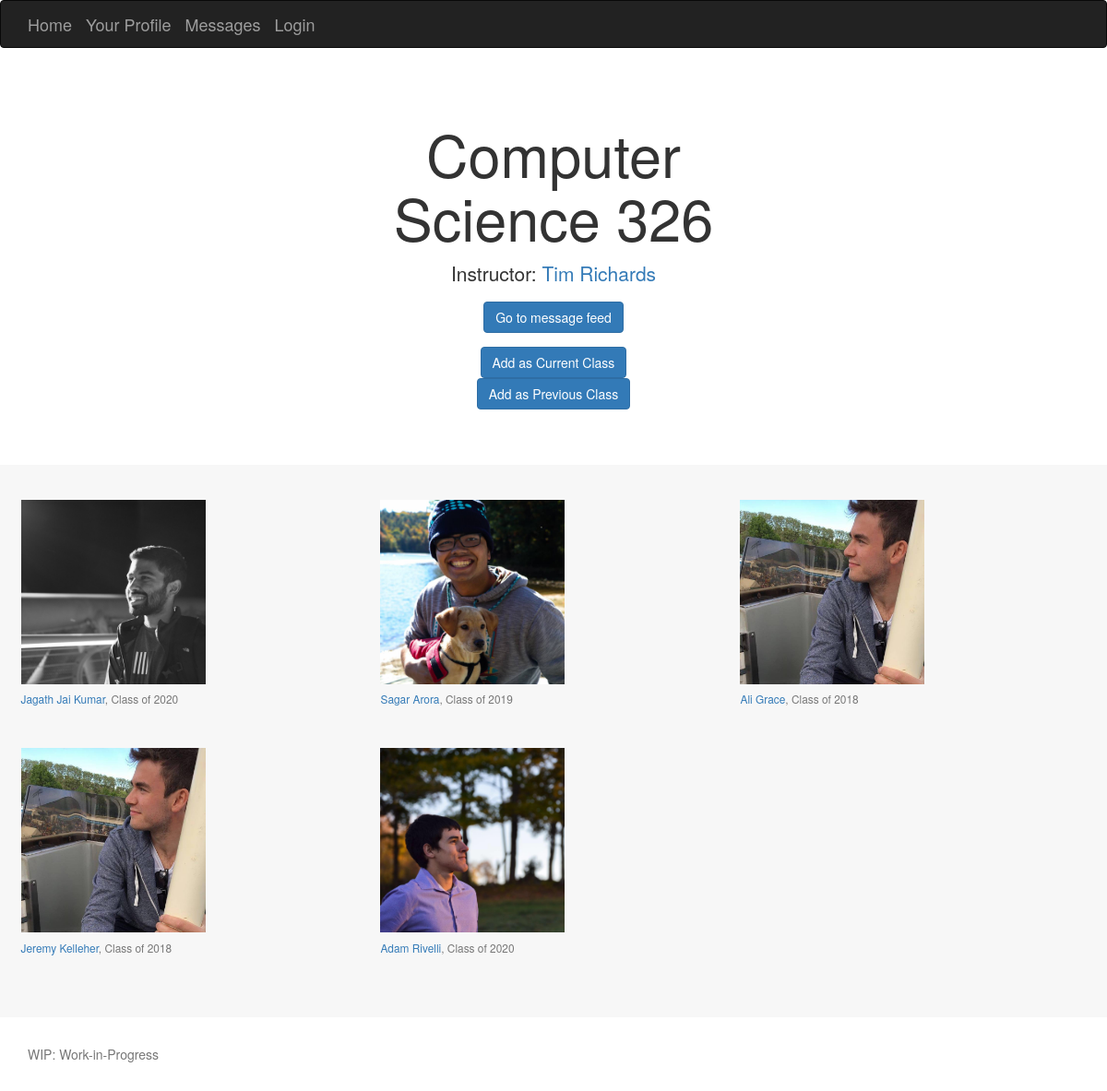
/Tibl/classpage/1, run on an earlier commit of the app's database.
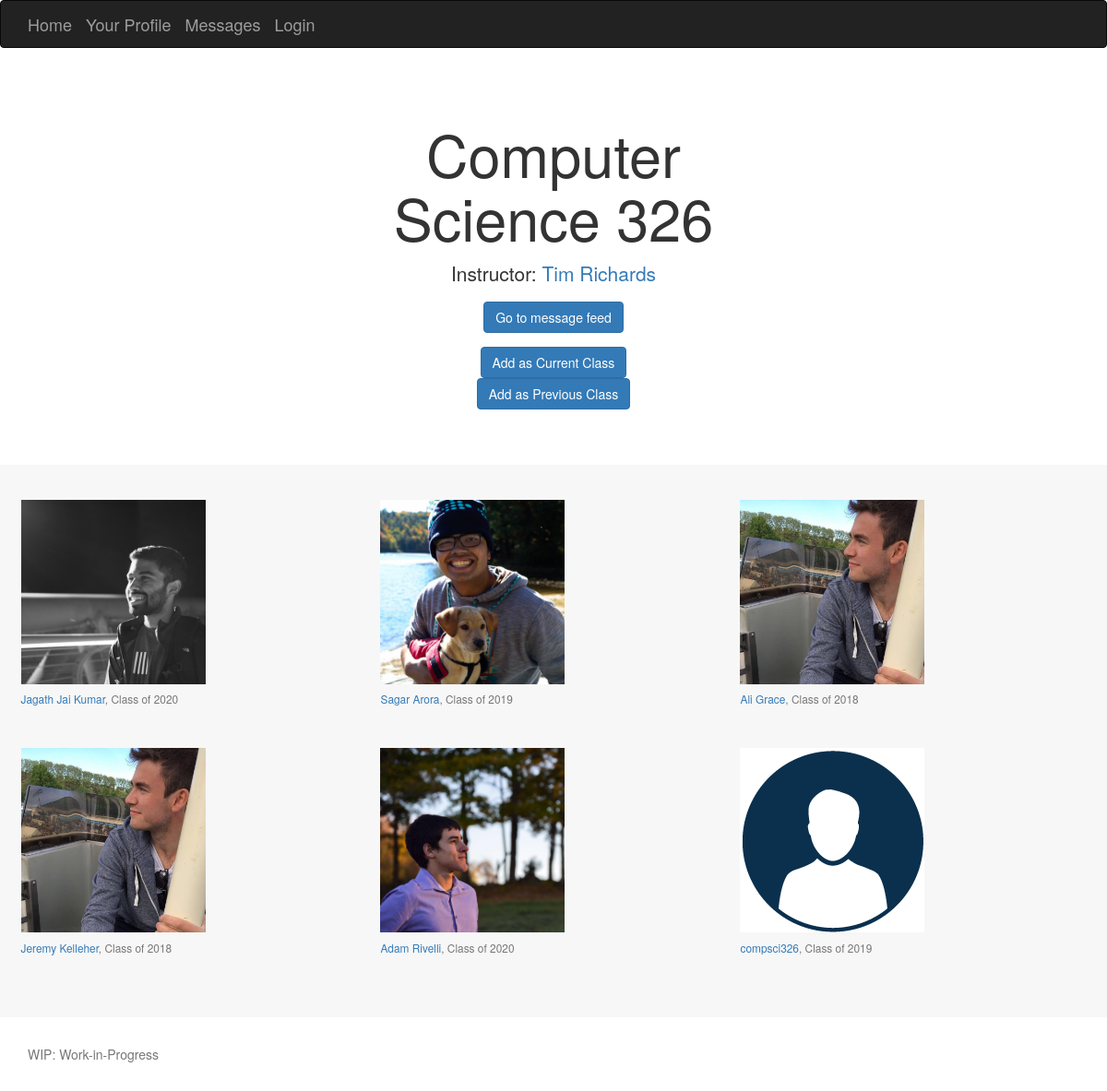
And on a later commit of the database.
### Tibl/models.py (models this page shows, shortened)
class Department(models.Model):
	name = models.CharField(max_length=60)
	abbreviation = models.CharField(max_length=10)
	def __str__(self):
		return self.name

class Course(models.Model):
	department = models.ForeignKey('Department', on_delete=models.SET_NULL, null=True)
	name = models.CharField(max_length=200, null=True)
	number = models.CharField(max_length=10)

class Teacher(models.Model):
	full_name = models.CharField(max_length=60)
	department = models.ForeignKey('Department', on_delete=models.SET_NULL, null=True)
	profile_picture = models.ImageField(upload_to="profile_pictures")

class Student(models.Model):
	full_name = models.CharField(max_length=60)
	grad_year = models.IntegerField()
	profile_picture = models.ImageField(upload_to="profile_pictures")
	user = models.OneToOneField(User, on_delete=models.SET_NULL, null=True)

### Tibl/views.py (the view)
# urls.py: path('classpage/<int:num_>', views.classpage, name='class'),
def classpage(request, num_):
    section = Section.objects.get(id=num_)
    year = section.year
    season = section.season
    teachers_list = section.teachers.all()
    course = section.course
    course_name = course.name
    course_number = course.number
    course_department = course.department
    students_list = section.students.all()
    return render(
        request,
        'classpage.html',
        context={'students':students_list, 'year':year, 'season':season, 'teachers':teachers_list, 'name':course_name, 'department':course_department, 'number':course_number }
    )

### Tibl/templates/classpage.html (shortened to what this page needs)
{% extends "base_generic.html" %}
{% block content %}
{% load static %}
  <link rel="stylesheet" href="{% static 'css/classpage.css' %}">
  <body>
    <section class="jumbotron text-center">
      <div class="container">
        <h1 class="jumbotron-heading">{{ department }} {{ number }}</h1>
        {% for teacher in teachers %}
        <p>Instructor: <a href="#">{{ teacher.full_name }}</a></p>
        {% endfor %}
        <p>
          <a href="/" class="btn btn-primary">Go to message feed</a>
        </p>
        <form action="{% url 'register_section_current' number %}" method="POST">
          <input type="submit" class="btn btn-primary" value="Add as Current Class">
        </form>
        <form action="{% url 'register_section_previous' number %}" method="POST">
          <input type="submit" class="btn btn-primary" value="Add as Previous Class">
        </form>
      </div>
    </section>
    <div class="album text-muted">
      <div class="container">
        <div class="row">
          {% for student in students %}
          <div class="card">
              <img src="{% static student.profile_picture.url  %}" alt="pic1">
            <p class="card-text"><a href="{% url 'friendprofile' student.id %}">{{ student.full_name }}</a>, Class of {{ student.grad_year }}</p>
          </div>
          {% endfor %}
        </div>
      </div>
    </div>
{% endblock %}

### Tibl/templates/base_generic.html (shortened to what this page needs)
<!DOCTYPE html>
<html lang="en">
  {% load static %}
<head>
  <link href="{% static 'css/bootstrap.min.css' %}" rel="stylesheet">
</head>
<body>
  <div class="navbar navbar-inverse bg-inverse">
    <div class="container d-flex justify-content-between">
      <a href="/" class="navbar-brand">Home</a>
      <a href="{% url 'myprofile'%}" class="navbar-brand">Your Profile</a>
      <a href="{% url 'messages'%}" class="navbar-brand">Messages</a>
      {% if user.is_authenticated %}
      <a href="#" class="navbar-brand">User: {{ user.get_username }}</a>
     <a href="{% url 'logout'%}?next={{request.path}}" class="navbar-brand">Logout</a>
   {% else %}
     <a href="{% url 'login'%}?next={{request.path}}" class="navbar-brand">Login</a>
   {% endif %}
    </div>
  </div>
  {% block content %}
  {% endblock %}
  <footer class="text-muted col-md-12">
    <div class="container">
      <p>WIP: Work-in-Progress</p>
    </div>
  </footer>
</body>
</html>

### Tibl/static/css/classpage.css (style rules this page uses)
body { min-height: 50rem; }
.navbar { margin-bottom: 0; }
.jumbotron { padding-top: 6rem; padding-bottom: 6rem; margin-bottom: 0; background-color: #fff; }
.jumbotron-heading { font-weight: 300; }
.jumbotron .container { max-width: 50rem; }
.album { min-height: 50rem; padding-top: 3rem; padding-bottom: 3rem; background-color: #f7f7f7; }
.card { float: left; width: 33.333%; padding: .75rem; margin-bottom: 2rem; border: 0; }
.card > img { margin-bottom: .75rem; height:200px; }
.card-text { font-size: 85%; }
footer { padding-top: 3rem; padding-bottom: 3rem; }
footer p { margin-bottom: .25rem; }

What changed in the data, as far as the page shows it:
added Student: profile_picture (picture), full_name "compsci326", grad_year "2019"
